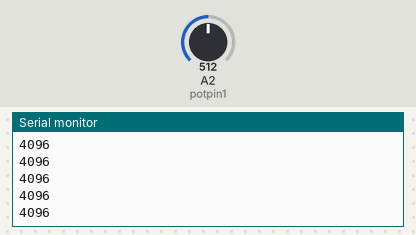
Recording of a sketch running on a simulated Arduino Zero (SAMD21). Shown: the last lines printed to the serial monitor. Inputs (shaded band) come from the test bench; at power-on: A2 (potpin1) = 512 (analog values on the 0–1023 scale).

Above: at 1.2 s.
1.3 s: A2 (potpin1) set to 716
At 1.32 s:
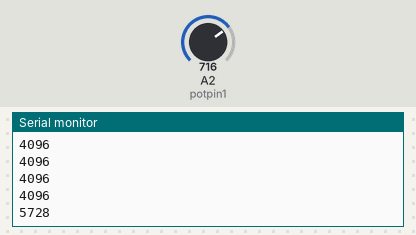
2.8 s: A2 (potpin1) set to 900
At 2.82 s:
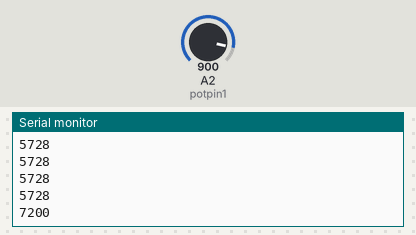
Timing chart, 0 to 5.8 s (numbered marks = the images above; inputs shaded):
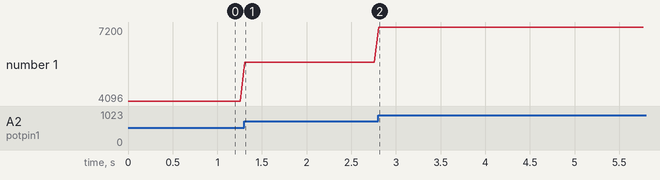

Measured:
- after the input at 1.3 s, the serial monitor: prints a new line at once (image 1)
- after the input at 2.8 s, the serial monitor: prints a new line at once (image 2)
- plotted number 1: 4096 → 5728 after the input at 1.3 s, 5728 → 7200 after the input at 2.8 s

The sketch:

singlePot_serial.ino
```cpp
//program to transmit the readout data from one potentiometer
//via serial to a python program


//arduino serial monitor must be closed to transmit serial data

#include <ResponsiveAnalogRead.h>

const int potpin1 = A2;  // analog pin used to connect the potentiometer

ResponsiveAnalogRead analog1(potpin1, true);
//                   analog2(potpin2, true); etc for more pots
// make a ResponsiveAnalogRead object, pass in the pin, and either true or false depending on if you want sleep enabled
// enabling sleep will cause values to take less time to stop changing and potentially stop changing more abruptly,
// where as disabling sleep will cause values to ease into their correct position smoothly and more accurately


int val1;


void setup()
{
  Serial.begin(9600);

  analogWriteResolution(13);
  analogReadResolution(13);

  analog1.setAnalogResolution(8192);
}

void loop()
{
  analog1.update(); //updates ResponsiveAnalogRead every loop

  Serial.print(analog1.getValue());
  /*
  Serial.print("\t");
  val1 = analog1.getValue();
  val1 = map(val1, 0, 8191, 0, 179);
  Serial.print(val1);

  if(analog1.hasChanged()) {
    Serial.print("\tchanged");
  }
  */
  Serial.println("");

  delay(50);

}


// 120,32,43,52,154,4;55,25,13,123,64,178;....
```
